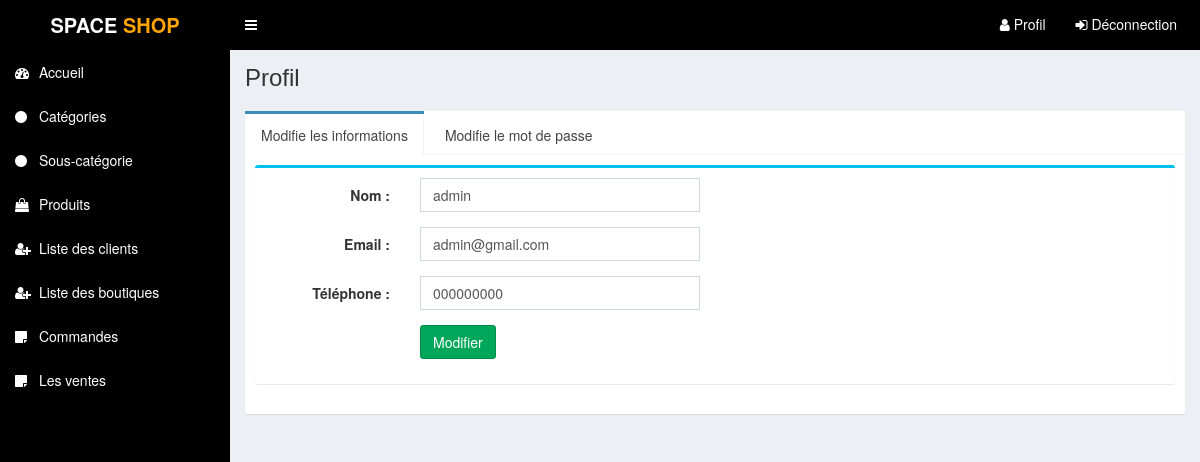
Screenshot of /admin/profile.php (signed in) with the database file from the repository.
### tables this page shows
CREATE TABLE IF NOT EXISTS `tbl_user` (
  `id` int(10) NOT NULL AUTO_INCREMENT,
  `nom_u` varchar(100) NOT NULL,
  `email` varchar(255) NOT NULL,
  `tel_u` varchar(100) NOT NULL,
  `password` varchar(255) NOT NULL,
  PRIMARY KEY (`id`)
);

### fonctions/utilisateur.php (called while the page is built, shortened)
<?php
function infoadmin(){
    $pdo=pdo();
    $statement = $pdo->prepare("SELECT * FROM tbl_user WHERE id=?");
    $statement->execute(array($_SESSION['user']['id']));
    $statement->rowCount();
    $result = $statement->fetchAll(PDO::FETCH_ASSOC);
    return $result;
}
?>

### admin/profile.php (the view, shortened to what this page needs)
<?php require_once('header.php'); ?>
<?php
include_once "../fonctions/utilisateur.php";
$result= infoadmin();
foreach ($result as $row) {
	$nom = $row['nom_u'];
	$email     = $row['email'];
	$tel     = $row['tel_u'];
}
?>
<section class="content-header">
	<div class="content-header-left">
		<h1>Profil</h1>
	</div>
</section>
<section class="content">
	<div class="row">
		<div class="col-md-12">
			<div class="nav-tabs-custom">
				<ul class="nav nav-tabs">
					<li class="active"><a href="#tab_1" data-toggle="tab">Modifie les informations</a></li>
					<li><a href="#tab_3" data-toggle="tab">Modifie le mot de passe</a></li>
				</ul>
				<div class="tab-content">
					<div class="tab-pane active" id="tab_1">
						<form class="form-horizontal" action="" method="post">
							<div class="box box-info">
								<div class="box-body">
									<div class="form-group">
										<label for="" class="col-sm-2 control-label">Nom :</label>
										<div class="col-sm-4">
											<input type="text" class="form-control" name="nom" value="<?php echo $nom; ?>">
										</div>
									</div>
									<div class="form-group">
										<label for="" class="col-sm-2 control-label">Email :</label>
										<div class="col-sm-4">
											<input type="email" class="form-control" name="email" value="<?php echo $email; ?>">
										</div>
									</div>
									<div class="form-group">
										<label for="" class="col-sm-2 control-label">Téléphone :</label>
										<div class="col-sm-4">
											<input type="text" class="form-control" name="tel" value="<?php echo $tel; ?>">
										</div>
									</div>
									<div class="form-group">
										<label for="" class="col-sm-2 control-label"></label>
										<div class="col-sm-6">
											<button type="submit" class="btn btn-success pull-left" name="modifie">Modifier</button>
										</div>
									</div>
								</div>
							</div>
						</form>
					</div>
				</div>
			</div>
		</div>
	</div>
</section>
<?php require_once('footer.php'); ?>

### admin/css/style.css (style rules this page uses)
.content-header { overflow: hidden; }
.content-header .content-header-left h1 { margin-top: 0; margin-bottom: 0; padding-left: 0px; padding-bottom: 5px; font-size: 24px; position: relative; }

### rows the page displays
tbl_user: nom "admin", email "admin@gmail.com", tel "000000000"
